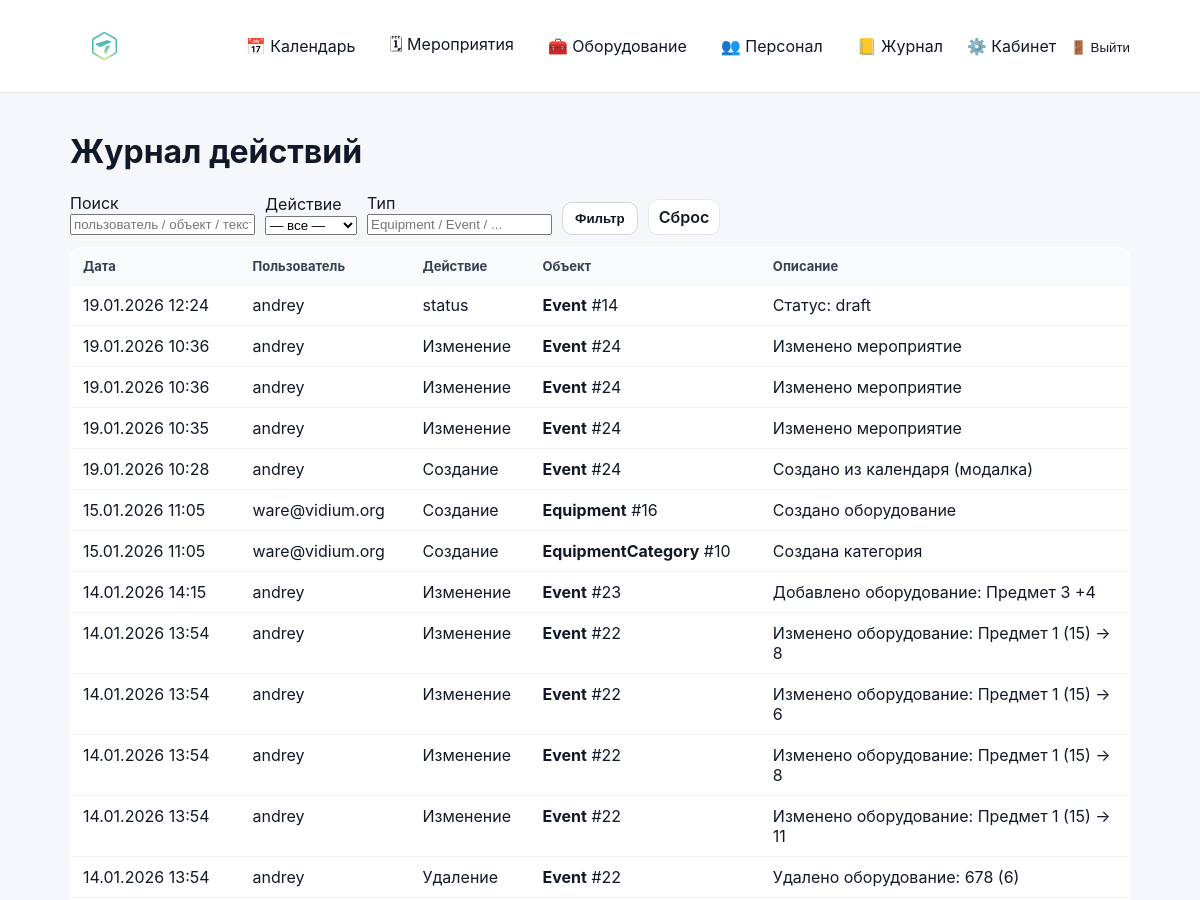
The app's page /audit/ (signed in, upper part), older data.
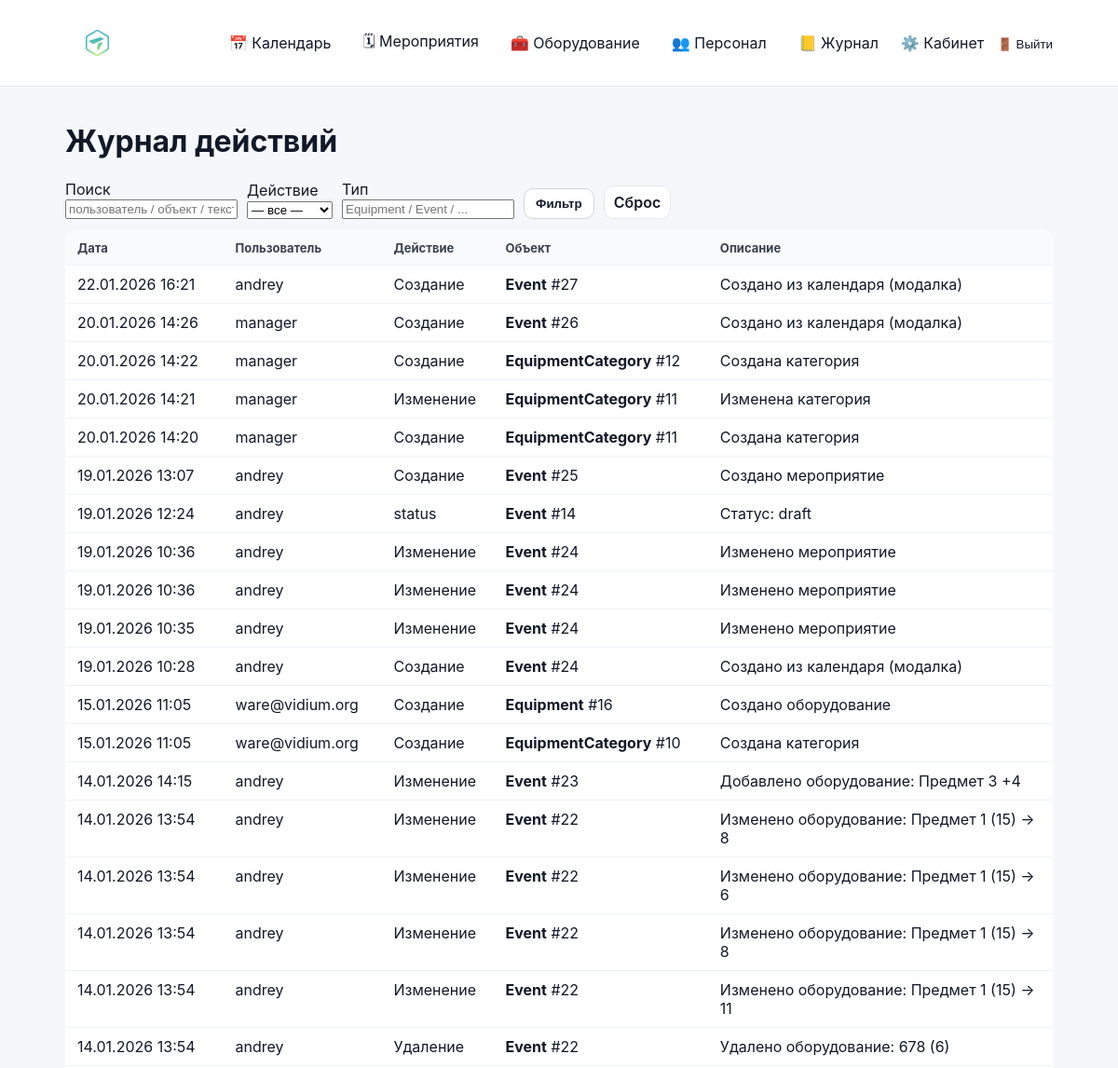
The same page, newer data.
### audit/models.py (models this page shows, shortened)
class AuditLog(models.Model):
    ACTION_CREATE = "create"
    ACTION_UPDATE = "update"
    ACTION_DELETE = "delete"
    ACTION_CHOICES = (
        (ACTION_CREATE, "Создание"),
        (ACTION_UPDATE, "Изменение"),
        (ACTION_DELETE, "Удаление"),
    )
    created_at = models.DateTimeField(auto_now_add=True)
    actor = models.ForeignKey(
        settings.AUTH_USER_MODEL,
        on_delete=models.SET_NULL,
        null=True,
        blank=True,
        related_name="audit_logs",
        verbose_name="Кто сделал",
    )
    action = models.CharField(max_length=20, choices=ACTION_CHOICES)
    entity_type = models.CharField(max_length=120)         # например "Equipment"
    entity_id = models.CharField(max_length=64, blank=True)  # id как строка (на всякий)
    entity_repr = models.CharField(max_length=255, blank=True)
    message = models.TextField(blank=True)
    meta = models.JSONField(default=dict, blank=True)
    class Meta:
        ordering = ("-created_at",)

### accounts/models.py (models this page shows)
class User(AbstractUser):
    class Meta(AbstractUser.Meta):
        permissions = [
            ("manage_staff", "Can manage staff (users/roles)"),
        ]

### audit/views.py (the view, shortened to what this page needs)
# urls.py: path("", audit_list_view, name="audit_list"),
@login_required
def audit_list_view(request):
    if not can_manage_staff(request.user):
        return HttpResponseForbidden("Нет доступа")
    qs = AuditLog.objects.select_related("actor").all()
    q = (request.GET.get("q") or "").strip()
    action = (request.GET.get("action") or "").strip()
    etype = (request.GET.get("type") or "").strip()
    if action:
        qs = qs.filter(action=action)
    if etype:
        qs = qs.filter(entity_type__icontains=etype)
    return render(
        request,
        "audit/audit_list.html",
        {
            "logs": qs[:500],  # чтобы не грузить бесконечно
            "q": q,
            "action": action,
            "type": etype,
        },
    )

### accounts/context_processors.py (called while the page is built)
def authz_flags(request):
    user = getattr(request, "user", None)
    return {
        "can_manage_staff": can_manage_staff(user),
        "can_edit_event_card": can_edit_event_card(user),
        "can_edit_event_equipment": can_edit_event_equipment(user),
        "can_edit_inventory": can_edit_inventory(user),
    }

### accounts/permissions.py (called while the page is built)
def _ok(user) -> bool:
    return bool(user and user.is_authenticated)

def is_super(user) -> bool:
    return bool(_ok(user) and getattr(user, "is_superuser", False))

def can_manage_staff(user) -> bool:
    return is_super(user) or (_ok(user) and user.has_perm("accounts.manage_staff"))

def can_edit_inventory(user) -> bool:
    return is_super(user) or (_ok(user) and user.has_perm("inventory.manage_inventory"))

def can_edit_event_card(user) -> bool:
    return is_super(user) or (_ok(user) and user.has_perm("events.edit_event_card"))

def can_edit_event_equipment(user) -> bool:
    return is_super(user) or (_ok(user) and user.has_perm("events.edit_event_equipment"))

### audit/templates/audit/audit_list.html (shortened to what this page needs)
{% extends "base.html" %}
{% block content %}
<h1>Журнал действий</h1>
<form method="get" style="display:flex; gap:10px; flex-wrap:wrap; align-items:end; margin: 12px 0;">
  <div>
    <div class="muted">Поиск</div>
    <input type="text" name="q" value="{{ q }}" placeholder="пользователь / объект / текст" />
  </div>
  <div>
    <div class="muted">Действие</div>
    <select name="action">
      <option value="">— все —</option>
    </select>
  </div>
  <div>
    <div class="muted">Тип</div>
    <input type="text" name="type" value="{{ type }}" placeholder="Equipment / Event / ..." />
  </div>
  <button class="btn" type="submit">Фильтр</button>
  <a class="btn-secondary" href="{% url 'audit_list' %}">Сброс</a>
</form>
<table class="list-table">
  <thead>
    <tr>
      <th style="width:170px;">Дата</th>
      <th style="width:170px;">Пользователь</th>
      <th style="width:120px;">Действие</th>
      <th>Объект</th>
      <th>Описание</th>
    </tr>
  </thead>
  <tbody>
    {% for row in logs %}
    <tr>
      <td>{{ row.created_at|date:"d.m.Y H:i" }}</td>
      <td>{% if row.actor %}{{ row.actor.username }}{% else %}—{% endif %}</td>
      <td>{{ row.get_action_display }}</td>
      <td>
        <strong>{{ row.entity_type }}</strong>
        {% if row.entity_id %}#{{ row.entity_id }}{% endif %}
      </td>
      <td>{{ row.message|default:"—" }}</td>
    </tr>
    {% empty %}
    <tr><td colspan="5">Записей пока нет</td></tr>
    {% endfor %}
  </tbody>
</table>
{% endblock %}

### backend/templates/base.html (shortened to what this page needs)
{% load static %}
<!doctype html>
<html lang="ru">
<head>
  <link rel="stylesheet" href="{% static 'css/base.css' %}">
  <link rel="stylesheet" href="{% static 'css/calendar.css' %}">
</head>
<body>
  <header class="topbar">
    <div class="container topbar-inner">
<a href="{% url 'calendar' %}" class="nav-logo">
    <img src="{% static 'images/VidiumLogo.svg' %}"
         alt="Vidium"
         class="logo-img">
</a>
      {% if user.is_authenticated %}
        <nav class="nav">
          <a class="nav-link" href="{% url 'calendar' %}">📅 Календарь</a>
          <a class="nav-link" href="{% url 'event_list' %}">🗓 Мероприятия</a>
          <a class="nav-link" href="{% url 'equipment_list_categories' %}">🧰 Оборудование</a>
          {% if can_manage_staff %}
            <a class="nav-link" href="{% url 'personnel' %}">👥 Персонал</a>
            <a class="nav-link" href="{% url 'audit_list' %}">📒 Журнал</a>
          {% endif %}
          <a href="{% url 'cabinet:dashboard' %}">⚙️ Кабинет</a>
          <form method="post" action="{% url 'logout' %}" style="display:inline;">
  <button type="submit" class="nav-link" style="background:none;border:none;padding:0;cursor:pointer;">
    🚪 Выйти
  </button>
</form>
        </nav>
      {% endif %}
    </div>
  </header>
  <main class="container" style="padding-top: 18px;">
    {% block content %}{% endblock %}
  </main>
</body>
</html>

### static/css/base.css (style rules this page uses)
* { box-sizing: border-box; }
html, body { height: 100%; }
body { margin: 0; font-family: -apple-system, BlinkMacSystemFont, "Segoe UI", Roboto, Arial, sans-serif; background: #f5f7fb; color: #111827; }
a { color: inherit; text-decoration: none; }
.container { max-width: 1100px; margin: 0 auto; padding: 20px; }
.topbar { background: #ffffff; border-bottom: 1px solid #e5e7eb; }
.topbar-inner { max-width: 1100px; margin: 0 auto; padding: 12px 20px; display: flex; align-items: center; justify-content: space-between; gap: 20px; }
.nav-logo { display: inline-flex; align-items: center; margin-right: 20px; padding: 6px 8px; border-radius: 12px; line-height: 1; }
.logo-img { height: 56px; width: auto; display: block; }
.nav { display: flex; align-items: center; gap: 14px; flex-wrap: wrap; }
.nav-link { padding: 6px 10px; border-radius: 8px; color: #111827; text-decoration: none; display: inline-flex; align-items: center; gap: 6px; }
.btn { display: inline-flex; align-items: center; gap: 8px; padding: 8px 12px; border-radius: 10px; border: 1px solid #d1d5db; background: #ffffff; color: #111827; font-weight: 700; cursor: pointer; text-decoration: none; transition: transform 160ms ease, box-shadow 160ms ease, background 160ms ease, border-color 160ms ease; }
.btn-secondary { display: inline-flex; align-items: center; padding: 7px 10px; border-radius: 10px; border: 1px solid #e5e7eb; background: #ffffff; color: #111827; font-weight: 600; text-decoration: none; margin-right: 8px; transition: transform 160ms ease, box-shadow 160ms ease, background 160ms ease; }
.list-table { width: 100%; border-collapse: collapse; background: #ffffff; border: 1px solid #e5e7eb; border-radius: 12px; overflow: hidden; }
.list-table th, .list-table td { padding: 10px 12px; border-bottom: 1px solid #eef2f7; text-align: left; vertical-align: top; }
.list-table th { background: #f9fafb; font-size: 13px; color: #374151; }

Row changes from the older to the newer data that the page shows:
added AuditLog: created_at "22.01.2026 16:21", actor.username "andrey", action "Создание", entity_type "Event", entity_id "27", message "Создано из календаря (модалка)"
added AuditLog: created_at "20.01.2026 14:26", actor.username "manager", action "Создание", entity_type "Event", entity_id "26", message "Создано из календаря (модалка)"
added AuditLog: created_at "20.01.2026 14:22", actor.username "manager", action "Создание", entity_type "EquipmentCategory", entity_id "12", message "Создана категория"
added AuditLog: created_at "20.01.2026 14:21", actor.username "manager", action "Изменение", entity_type "EquipmentCategory", entity_id "11", message "Изменена категория"
added AuditLog: created_at "20.01.2026 14:20", actor.username "manager", action "Создание", entity_type "EquipmentCategory", entity_id "11", message "Создана категория"
added AuditLog: created_at "19.01.2026 13:07", actor.username "andrey", action "Создание", entity_type "Event", entity_id "25", message "Создано мероприятие"
